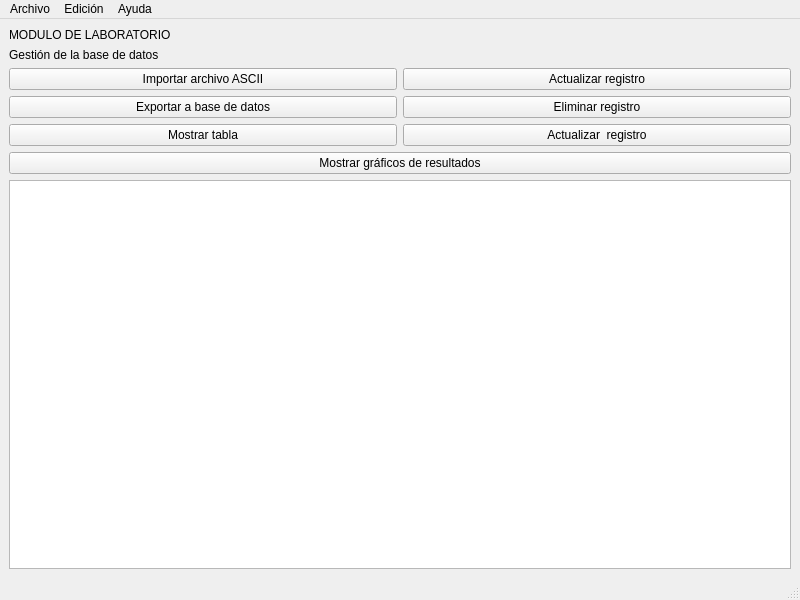
<?xml version="1.0" encoding="UTF-8"?>
<ui version="4.0">
 <class>MainWindow</class>
 <widget class="QMainWindow" name="MainWindow">
  <property name="geometry">
   <rect>
    <x>0</x>
    <y>0</y>
    <width>800</width>
    <height>600</height>
   </rect>
  </property>
  <property name="windowTitle">
   <string>MainWindow</string>
  </property>
  <widget class="QWidget" name="centralwidget">
   <layout class="QGridLayout" name="gridLayout">
    <item row="0" column="0">
     <layout class="QVBoxLayout" name="verticalLayout_6">
      <item>
       <widget class="QLabel" name="label">
        <property name="text">
         <string>MODULO DE LABORATORIO</string>
        </property>
       </widget>
      </item>
      <item>
       <layout class="QVBoxLayout" name="verticalLayout_5">
        <item>
         <layout class="QVBoxLayout" name="verticalLayout_4">
          <item>
           <layout class="QVBoxLayout" name="verticalLayout_3">
            <item>
             <widget class="QLabel" name="label_2">
              <property name="text">
               <string>Gestión de la base de datos</string>
              </property>
             </widget>
            </item>
            <item>
             <layout class="QHBoxLayout" name="horizontalLayout">
              <item>
               <layout class="QVBoxLayout" name="verticalLayout">
                <item>
                 <widget class="QPushButton" name="pushButton">
                  <property name="text">
                   <string>Importar archivo ASCII</string>
                  </property>
                 </widget>
                </item>
                <item>
                 <widget class="QPushButton" name="pushButton_2">
                  <property name="text">
                   <string>Exportar a base de datos</string>
                  </property>
                 </widget>
                </item>
                <item>
                 <widget class="QPushButton" name="pushButton_3">
                  <property name="text">
                   <string>Mostrar tabla</string>
                  </property>
                 </widget>
                </item>
               </layout>
              </item>
              <item>
               <layout class="QVBoxLayout" name="verticalLayout_2">
                <item>
                 <widget class="QPushButton" name="pushButton_6">
                  <property name="text">
                   <string>Actualizar registro</string>
                  </property>
                 </widget>
                </item>
                <item>
                 <widget class="QPushButton" name="pushButton_7">
                  <property name="text">
                   <string>Eliminar registro</string>
                  </property>
                 </widget>
                </item>
                <item>
                 <widget class="QPushButton" name="pushButton_8">
                  <property name="text">
                   <string>Actualizar  registro</string>
                  </property>
                 </widget>
                </item>
               </layout>
              </item>
             </layout>
            </item>
           </layout>
          </item>
          <item>
           <widget class="QPushButton" name="pushButton_4">
            <property name="text">
             <string>Mostrar gráficos de resultados</string>
            </property>
           </widget>
          </item>
         </layout>
        </item>
        <item>
         <widget class="QTableView" name="tableView"/>
        </item>
       </layout>
      </item>
     </layout>
    </item>
   </layout>
  </widget>
  <widget class="QMenuBar" name="menubar">
   <property name="geometry">
    <rect>
     <x>0</x>
     <y>0</y>
     <width>800</width>
     <height>22</height>
    </rect>
   </property>
   <widget class="QMenu" name="menuArchivo">
    <property name="title">
     <string>Archivo</string>
    </property>
    <addaction name="actionImpotar_de_ADCP"/>
   </widget>
   <widget class="QMenu" name="menuEdici_n">
    <property name="title">
     <string>Edición</string>
    </property>
    <addaction name="actionCopiar"/>
    <addaction name="actionCortar"/>
    <addaction name="actionPegar"/>
   </widget>
   <widget class="QMenu" name="menuAyuda">
    <property name="title">
     <string>Ayuda</string>
    </property>
   </widget>
   <addaction name="menuArchivo"/>
   <addaction name="menuEdici_n"/>
   <addaction name="menuAyuda"/>
  </widget>
  <widget class="QStatusBar" name="statusbar"/>
  <action name="actionImpotar_de_ADCP">
   <property name="text">
    <string>Impotar de ADCP</string>
   </property>
  </action>
  <action name="actionCopiar">
   <property name="text">
    <string>Copiar</string>
   </property>
  </action>
  <action name="actionCortar">
   <property name="text">
    <string>Cortar</string>
   </property>
  </action>
  <action name="actionPegar">
   <property name="text">
    <string>Pegar</string>
   </property>
  </action>
 </widget>
 <resources/>
 <connections/>
</ui>
